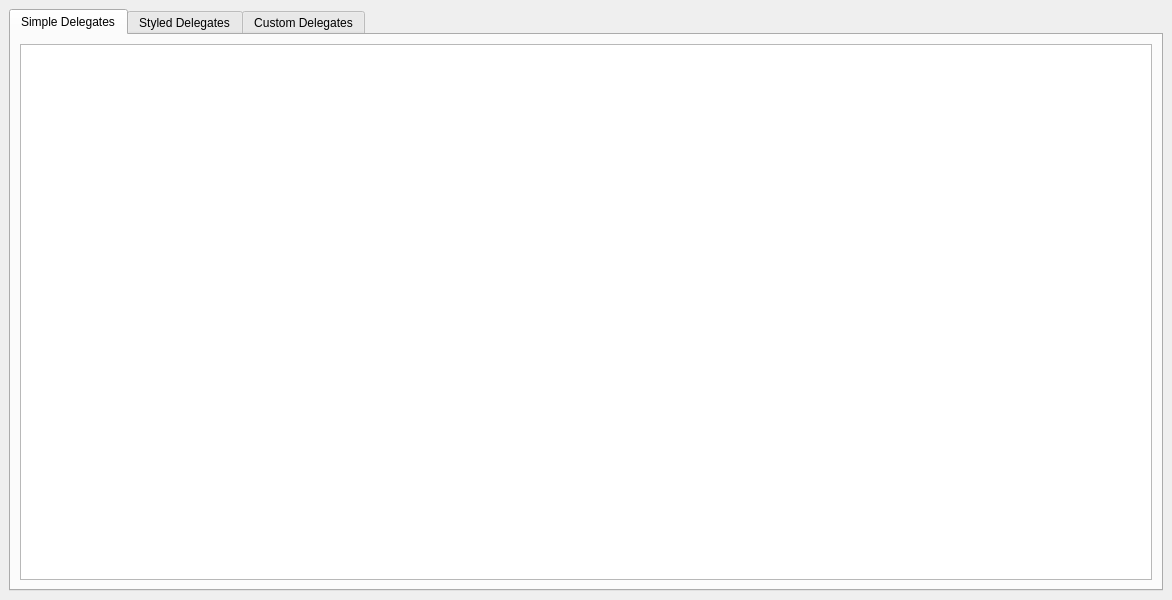
<?xml version="1.0" encoding="UTF-8"?>
<ui version="4.0">
 <class>MainWindow</class>
 <widget class="QMainWindow" name="MainWindow">
  <property name="geometry">
   <rect>
    <x>0</x>
    <y>0</y>
    <width>1172</width>
    <height>600</height>
   </rect>
  </property>
  <property name="windowTitle">
   <string>Delegates-Example</string>
  </property>
  <widget class="QWidget" name="centralwidget">
   <layout class="QGridLayout" name="gridLayout">
    <item row="0" column="0">
     <widget class="QTabWidget" name="tabWidget">
      <property name="currentIndex">
       <number>0</number>
      </property>
      <widget class="QWidget" name="tab">
       <attribute name="title">
        <string>Simple Delegates</string>
       </attribute>
       <layout class="QGridLayout" name="gridLayout_2">
        <item row="0" column="0">
         <widget class="QTableView" name="tableView">
          <attribute name="verticalHeaderStretchLastSection">
           <bool>false</bool>
          </attribute>
         </widget>
        </item>
       </layout>
      </widget>
      <widget class="QWidget" name="tab_2">
       <attribute name="title">
        <string>Styled Delegates</string>
       </attribute>
       <layout class="QGridLayout" name="gridLayout_3">
        <item row="0" column="0">
         <widget class="QTableView" name="tableView_2">
          <attribute name="verticalHeaderStretchLastSection">
           <bool>false</bool>
          </attribute>
         </widget>
        </item>
       </layout>
      </widget>
      <widget class="QWidget" name="tab_3">
       <attribute name="title">
        <string>Custom Delegates</string>
       </attribute>
       <layout class="QGridLayout" name="gridLayout_4">
        <item row="0" column="0">
         <widget class="QTableView" name="tableView_3"/>
        </item>
       </layout>
      </widget>
     </widget>
    </item>
   </layout>
  </widget>
 </widget>
 <resources/>
 <connections/>
</ui>
